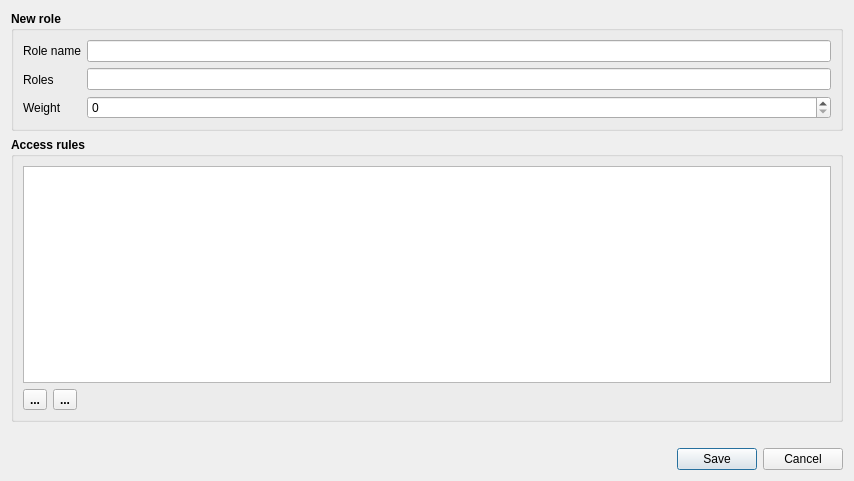
<?xml version="1.0" encoding="UTF-8"?>
<ui version="4.0">
 <class>DlgAddEditRole</class>
 <widget class="QDialog" name="DlgAddEditRole">
  <property name="geometry">
   <rect>
    <x>0</x>
    <y>0</y>
    <width>854</width>
    <height>481</height>
   </rect>
  </property>
  <property name="windowTitle">
   <string>Dialog</string>
  </property>
  <layout class="QVBoxLayout" name="verticalLayout_4">
   <item>
    <widget class="QGroupBox" name="groupBox">
     <property name="font">
      <font>
       <weight>75</weight>
       <bold>true</bold>
      </font>
     </property>
     <property name="title">
      <string>New role</string>
     </property>
     <layout class="QVBoxLayout" name="verticalLayout_3">
      <item>
       <layout class="QHBoxLayout" name="horizontalLayout_2">
        <item>
         <layout class="QVBoxLayout" name="verticalLayout">
          <item>
           <widget class="QLabel" name="lblRoleName">
            <property name="font">
             <font>
              <weight>50</weight>
              <bold>false</bold>
             </font>
            </property>
            <property name="text">
             <string>Role name</string>
            </property>
           </widget>
          </item>
          <item>
           <widget class="QLabel" name="lblRoles">
            <property name="font">
             <font>
              <weight>50</weight>
              <bold>false</bold>
             </font>
            </property>
            <property name="text">
             <string>Roles</string>
            </property>
           </widget>
          </item>
          <item>
           <widget class="QLabel" name="label_3">
            <property name="font">
             <font>
              <weight>50</weight>
              <bold>false</bold>
             </font>
            </property>
            <property name="text">
             <string>Weight</string>
            </property>
           </widget>
          </item>
         </layout>
        </item>
        <item>
         <layout class="QVBoxLayout" name="verticalLayout_2">
          <item>
           <widget class="QLineEdit" name="leRoleName">
            <property name="enabled">
             <bool>true</bool>
            </property>
            <property name="font">
             <font>
              <weight>50</weight>
              <bold>false</bold>
             </font>
            </property>
            <property name="readOnly">
             <bool>false</bool>
            </property>
           </widget>
          </item>
          <item>
           <widget class="QLineEdit" name="leRoles">
            <property name="font">
             <font>
              <weight>50</weight>
              <bold>false</bold>
             </font>
            </property>
           </widget>
          </item>
          <item>
           <widget class="QSpinBox" name="sbWeight">
            <property name="font">
             <font>
              <weight>50</weight>
              <bold>false</bold>
             </font>
            </property>
            <property name="minimum">
             <number>0</number>
            </property>
            <property name="maximum">
             <number>10000</number>
            </property>
            <property name="singleStep">
             <number>1</number>
            </property>
            <property name="value">
             <number>0</number>
            </property>
           </widget>
          </item>
         </layout>
        </item>
       </layout>
      </item>
     </layout>
    </widget>
   </item>
   <item>
    <widget class="QGroupBox" name="gbAccessRules">
     <property name="font">
      <font>
       <weight>75</weight>
       <bold>true</bold>
      </font>
     </property>
     <property name="title">
      <string>Access rules</string>
     </property>
     <layout class="QVBoxLayout" name="verticalLayout_5">
      <property name="spacing">
       <number>6</number>
      </property>
      <property name="leftMargin">
       <number>9</number>
      </property>
      <property name="topMargin">
       <number>9</number>
      </property>
      <property name="rightMargin">
       <number>9</number>
      </property>
      <property name="bottomMargin">
       <number>9</number>
      </property>
      <item>
       <widget class="QTableView" name="tvAccessRules">
        <property name="font">
         <font>
          <weight>50</weight>
          <bold>false</bold>
         </font>
        </property>
        <property name="alternatingRowColors">
         <bool>true</bool>
        </property>
        <property name="selectionMode">
         <enum>QAbstractItemView::SingleSelection</enum>
        </property>
        <property name="selectionBehavior">
         <enum>QAbstractItemView::SelectRows</enum>
        </property>
        <attribute name="horizontalHeaderStretchLastSection">
         <bool>true</bool>
        </attribute>
       </widget>
      </item>
      <item>
       <widget class="QWidget" name="widget" native="true">
        <layout class="QHBoxLayout" name="horizontalLayout">
         <property name="leftMargin">
          <number>0</number>
         </property>
         <property name="topMargin">
          <number>0</number>
         </property>
         <property name="rightMargin">
          <number>0</number>
         </property>
         <property name="bottomMargin">
          <number>0</number>
         </property>
         <item>
          <widget class="QToolButton" name="tbAddRow">
           <property name="text">
            <string>...</string>
           </property>
           <property name="icon">
            <iconset resource="../shvspy.qrc">
             <normaloff>:/shvspy/images/plus.png</normaloff>:/shvspy/images/plus.png</iconset>
           </property>
          </widget>
         </item>
         <item>
          <widget class="QToolButton" name="tbDeleteRow">
           <property name="text">
            <string>...</string>
           </property>
           <property name="icon">
            <iconset resource="../shvspy.qrc">
             <normaloff>:/shvspy/images/minus.png</normaloff>:/shvspy/images/minus.png</iconset>
           </property>
          </widget>
         </item>
         <item>
          <spacer name="horizontalSpacer">
           <property name="orientation">
            <enum>Qt::Horizontal</enum>
           </property>
           <property name="sizeHint" stdset="0">
            <size>
             <width>40</width>
             <height>20</height>
            </size>
           </property>
          </spacer>
         </item>
        </layout>
       </widget>
      </item>
     </layout>
    </widget>
   </item>
   <item>
    <widget class="QLabel" name="lblStatus">
     <property name="font">
      <font>
       <weight>50</weight>
       <bold>false</bold>
      </font>
     </property>
     <property name="text">
      <string/>
     </property>
    </widget>
   </item>
   <item>
    <widget class="QDialogButtonBox" name="buttonBox">
     <property name="font">
      <font>
       <weight>50</weight>
       <bold>false</bold>
      </font>
     </property>
     <property name="orientation">
      <enum>Qt::Horizontal</enum>
     </property>
     <property name="standardButtons">
      <set>QDialogButtonBox::Cancel|QDialogButtonBox::Save</set>
     </property>
    </widget>
   </item>
  </layout>
 </widget>
 <resources>
  <include location="../shvspy.qrc"/>
 </resources>
 <connections>
  <connection>
   <sender>buttonBox</sender>
   <signal>accepted()</signal>
   <receiver>DlgAddEditRole</receiver>
   <slot>accept()</slot>
   <hints>
    <hint type="sourcelabel">
     <x>240</x>
     <y>189</y>
    </hint>
    <hint type="destinationlabel">
     <x>240</x>
     <y>111</y>
    </hint>
   </hints>
  </connection>
  <connection>
   <sender>buttonBox</sender>
   <signal>rejected()</signal>
   <receiver>DlgAddEditRole</receiver>
   <slot>reject()</slot>
   <hints>
    <hint type="sourcelabel">
     <x>240</x>
     <y>189</y>
    </hint>
    <hint type="destinationlabel">
     <x>240</x>
     <y>111</y>
    </hint>
   </hints>
  </connection>
 </connections>
</ui>
